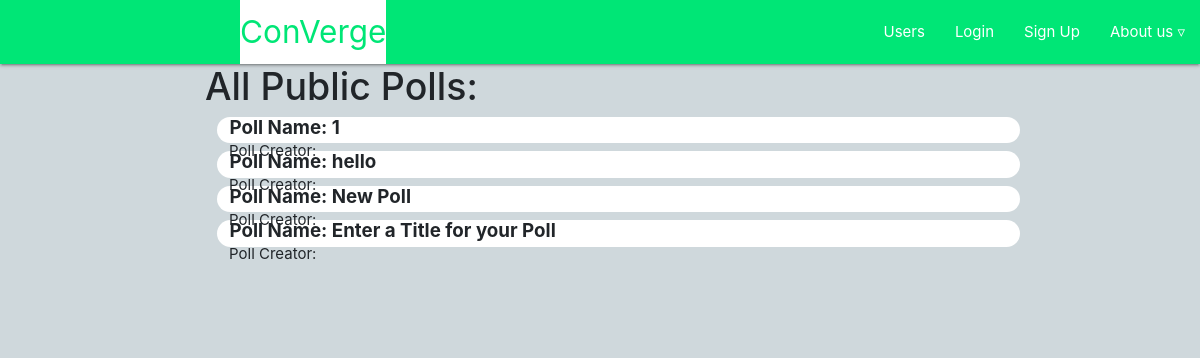
The app's page /pollDashboard/, older data.
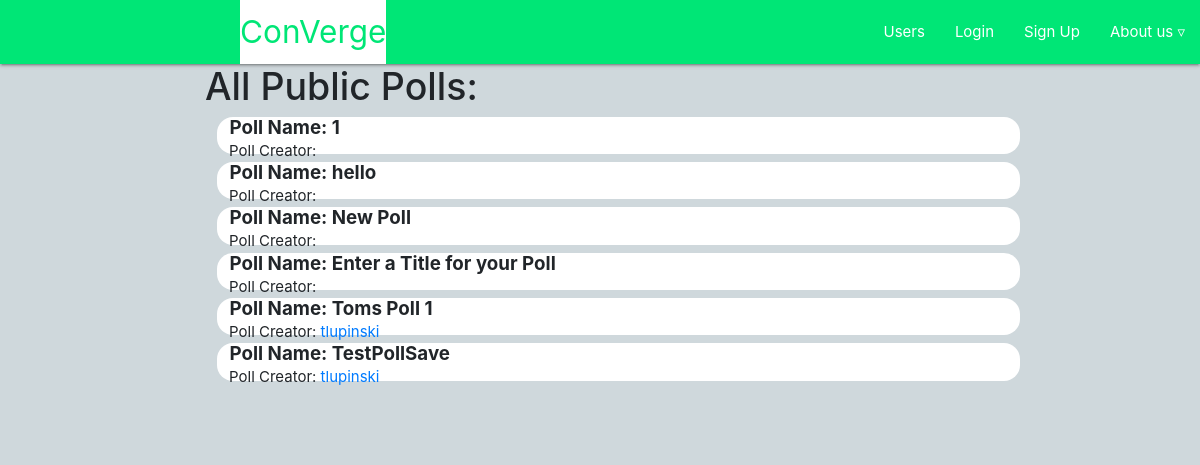
The same page, newer data.
### users/models.py (models this page shows, shortened)
class Polls(models.Model):
    polls_id = models.AutoField(primary_key=True)
    creator = models.ForeignKey(Profile, on_delete=models.CASCADE, default='Not Logged IN')
    title = models.CharField(max_length=120, default='Enter a Title for your Poll')
    questionOne = models.CharField(max_length=120, default='Enter a Question')
    questionTwo = models.CharField(max_length=120, default='Enter a Question')
    questionThree = models.CharField(max_length=120, default='Enter a Question')
    questionFour = models.CharField(max_length=120, default='Enter a Question')
    questionFive = models.CharField(max_length=120, default='Enter a Question')

class Profile(models.Model):
    user = models.OneToOneField(User, on_delete=models.CASCADE) #pics is the directory in the MEDIA directory to be saved
    image = models.ImageField(default='pics/default.png',upload_to='pics/') #needs pillow to be installed
    userDescription = models.CharField('User description', max_length=1000, default='tell us about yourself')
    userInterests = models.CharField('User interests', max_length=250, default='list your interests')

### users/views.py (the view)
# urls.py: path('pollDashboard/',user_views.pollsDashboard,name='pollDashboard'),
def pollsDashboard(request):
    polls = Polls.objects.all() #from db
    return render(request,'users/pollDashboard.html',{'polls':polls})

### users/templates/users/pollDashboard.html (shortened to what this page needs)
{% extends "main/header.html" %}
{% block content%}
<div class="row" id="main1">
  <div class="col-2"></div>
  <div class="col-9">
    <div>
      <h1>All Public Polls: </h1>
      {% for x in polls %}
      <div class="poll_box">
        <div>
          <h5><strong>Poll Name: {{x.title}}</strong></h5>
          <p>Poll Creator: <a href="/allUsers?name1={{x.creator.user}}"> {{x.creator.user}} </a></p>
        </div>
      </div>
      {% endfor %}
    </div>
  </div>
</div>
{% endblock%}

Row changes from the older to the newer data that the page shows:
added Polls: title "Toms Poll 1", creator.user "tlupinski"
added Polls: title "TestPollSave", creator.user "tlupinski"
